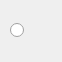
<?xml version="1.0" encoding="UTF-8"?>
<ui version="4.0">
 <class>hueco</class>
 <widget class="QWidget" name="hueco">
  <property name="geometry">
   <rect>
    <x>0</x>
    <y>0</y>
    <width>62</width>
    <height>62</height>
   </rect>
  </property>
  <property name="windowTitle">
   <string>Form</string>
  </property>
  <widget class="QRadioButton" name="radioButton">
   <property name="geometry">
    <rect>
     <x>10</x>
     <y>20</y>
     <width>16</width>
     <height>21</height>
    </rect>
   </property>
   <property name="text">
    <string/>
   </property>
  </widget>
 </widget>
 <resources/>
 <connections/>
</ui>
